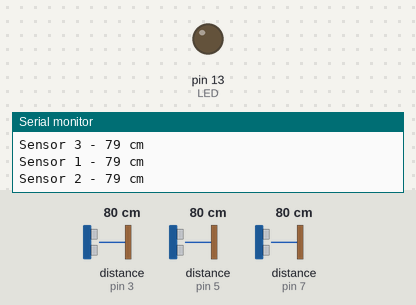
Simulated run of this sketch. Board: Arduino Uno, built with avr-gcc and run on an emulated ATmega328P. Parts: output pins drawn as LEDs (lit = HIGH), the last lines printed to the serial monitor. Wiring (inferred from the names in the program): 3 × ultrasonic range finder: trigger pin 2, echo pin 3 / trigger pin 4, echo pin 5 / trigger pin 6, echo pin 7. Dashed ring = blinking. The inputs (shaded band) are chosen by the test bench; at power-on: distance to the obstacle (sensors on pin 3, pin 5, pin 7) 80 cm. The echo pulse lasts 58.3 µs per cm; pins used as bus, display or sensor lines are not drawn.

Above: at 1.2 s.
1.3 s: distance to the obstacle (sensor on pin 3) set to 35 cm
4.3 s: distance to the obstacle (sensor on pin 5) set to 60 cm
7.3 s: distance to the obstacle (sensor on pin 7) set to 18 cm
10.3 s: distance to the obstacle (sensor on pin 5) set to 28 cm
13.3 s: distance to the obstacle (sensor on pin 5) set to 23 cm
At 13.7 s:
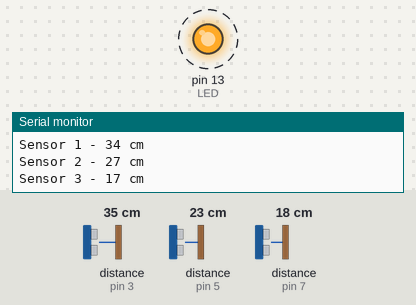
16.3 s: distance to the obstacle (sensor on pin 5) set to 35 cm
At 16.3 s:
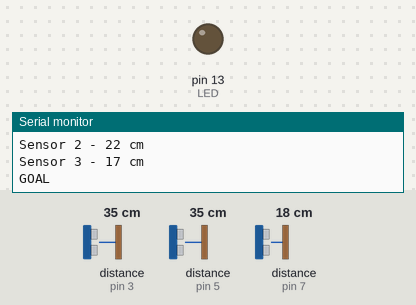
Timing chart, 0 to 18.8 s (numbered marks = the images above; inputs shaded):
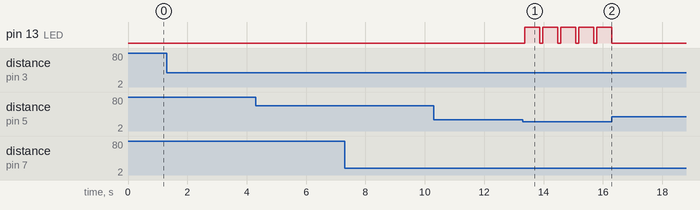

Measured:
- the behaviour switches between 26 and 25 cm on distance to the obstacle (sensor on pin 5) (found by bisection; images 0 and 1)
- after the input at 13.3 s, pin 13 (LED): alternates HIGH for 0.50 s and LOW for 0.11 s, starting after 0.07 s
- after the input at 16.3 s, pin 13 (LED): stops changing and stays LOW

The sketch:

3Ultrasonic_FINAL_LCD.ino
```cpp
int trigPin1 = 2;
int echoPin1 = 3;

int trigPin2 = 4;
int echoPin2 = 5;

int trigPin3 = 6;
int echoPin3 = 7;

int LED = 13;

long duration, distance;
int arg_sensor;
unsigned int distance_array[3];
unsigned int pinArray[3] = {trigPin1, trigPin2, trigPin3};
unsigned int echoPinArray[3] = {echoPin1, echoPin2, echoPin3};
bool goalArray[3];
int maxDist = 28;


void goal_scored() {
    digitalWrite(LED, HIGH);
    delay(500);
    digitalWrite(LED, LOW);
    Serial.println ("GOAL");
    Serial.println();
    Serial.println();

}
int sensor_trigger( int arg_sensor ) {
    digitalWrite(pinArray[arg_sensor], LOW);
    delayMicroseconds(2);
    digitalWrite(pinArray[arg_sensor], HIGH);
    delayMicroseconds(10);
    digitalWrite(pinArray[arg_sensor], LOW);
    duration = pulseIn(echoPinArray[arg_sensor], HIGH);
    distance = (duration/2) / 29.1;
    if (distance >= 500 || distance <= 0) {
      Serial.println(" OUT OF RANGE ");
    }
    else {
      Serial.print("Sensor ");
      Serial.print(arg_sensor+1);
      Serial.print(" - ");
      Serial.print(distance_array[arg_sensor]);
      Serial.println(" cm ");
    }
    return distance;
}

void setup() {
  Serial.begin (9600);
  pinMode(LED, OUTPUT);
  pinMode(trigPin1, OUTPUT);
  pinMode(echoPin1, INPUT);
  pinMode(trigPin2, OUTPUT);
  pinMode(echoPin2, INPUT);
  pinMode(trigPin3, OUTPUT);
  pinMode(echoPin3, INPUT);

}


void loop() {
  int i, j, k;
  int counter = 0;
  for (k = 0; k <= 2; k++) {
    goalArray[k] = 0;
  }
  for (i = 0; i <= 2 ; i++  ) {
    distance_array[i] = sensor_trigger(i);
    if (distance < (maxDist - 3)) {
      counter ++ ;
      goalArray[i] = 1;
     }
   }
   if (counter == 2) {
    for (j = 0; j<=2; j++) {
      if (goalArray[j] == 1) {
        if (goalArray[j+1] == 1) {
          goal_scored();
          break;
        }
        else {
          break; // or you can just set j to a number greater than num_sensors
        }
      }
     }
   }
  counter = 0;
  delay(100);

}
```
